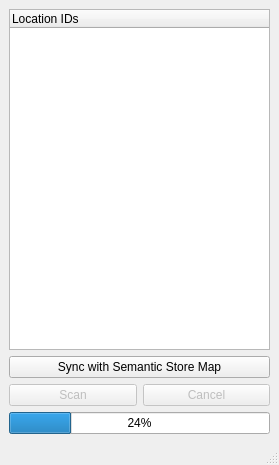
<?xml version="1.0" encoding="UTF-8"?>
<ui version="4.0">
 <class>MainWindow</class>
 <widget class="QMainWindow" name="MainWindow">
  <property name="geometry">
   <rect>
    <x>0</x>
    <y>0</y>
    <width>279</width>
    <height>465</height>
   </rect>
  </property>
  <property name="windowTitle">
   <string>REFILLS Mock GUI</string>
  </property>
  <property name="windowIcon">
   <iconset>
    <normaloff>../resources/logoREFILLS.png</normaloff>
    <normalon>../resources/logoREFILLS.png</normalon>../resources/logoREFILLS.png</iconset>
  </property>
  <widget class="QWidget" name="centralwidget">
   <layout class="QGridLayout" name="gridLayout">
    <item row="2" column="0">
     <widget class="QPushButton" name="execButton">
      <property name="enabled">
       <bool>false</bool>
      </property>
      <property name="text">
       <string>Scan</string>
      </property>
     </widget>
    </item>
    <item row="2" column="1">
     <widget class="QPushButton" name="cancelButton">
      <property name="enabled">
       <bool>false</bool>
      </property>
      <property name="text">
       <string>Cancel</string>
      </property>
     </widget>
    </item>
    <item row="4" column="0" colspan="2">
     <widget class="QProgressBar" name="progressBar">
      <property name="value">
       <number>24</number>
      </property>
     </widget>
    </item>
    <item row="0" column="0" colspan="2">
     <widget class="QTreeWidget" name="treeWidget">
      <column>
       <property name="text">
        <string>Location IDs</string>
       </property>
      </column>
     </widget>
    </item>
    <item row="1" column="0" colspan="2">
     <widget class="QPushButton" name="syncButton">
      <property name="text">
       <string>Sync with Semantic Store Map</string>
      </property>
     </widget>
    </item>
   </layout>
  </widget>
  <widget class="QMenuBar" name="menubar">
   <property name="geometry">
    <rect>
     <x>0</x>
     <y>0</y>
     <width>279</width>
     <height>25</height>
    </rect>
   </property>
  </widget>
  <widget class="QStatusBar" name="statusbar"/>
  <action name="actionExit">
   <property name="text">
    <string>Exit</string>
   </property>
  </action>
  <action name="actionAbout">
   <property name="text">
    <string>About</string>
   </property>
  </action>
 </widget>
 <resources/>
 <connections/>
</ui>
